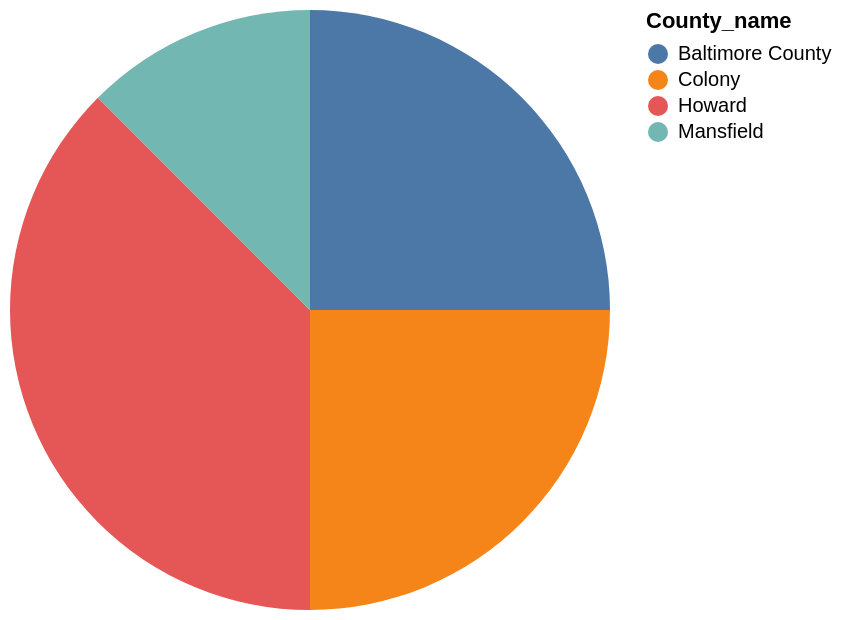

Express this chart as Vega-Lite.
### Vega-Lite specification from a JSON file in a GitHub repository (floating-point values rounded to 4 significant figures)
{"data": {"values": [{"x_data": "Howard", "y_data": 3}, {"x_data": "Baltimore County", "y_data": 2}, {"x_data": "Colony", "y_data": 2}, {"x_data": "Mansfield", "y_data": 1}]}, "mark": "arc", "encoding": {"theta": {"field": "y_data", "type": "quantitative", "title": "COUNT(*)"}, "color": {"field": "x_data", "type": "nominal", "title": "County_name"}}}
